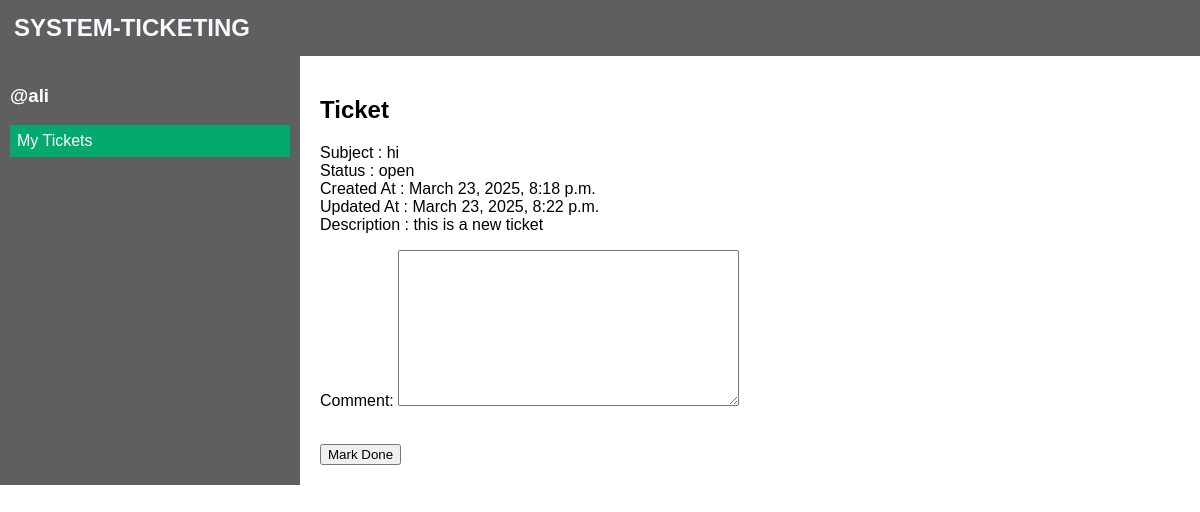
The page /ticket/4/close (signed in) on the database its author committed.
### tickets/models.py (models this page shows, shortened)
class Ticket(models.Model):
    STATUS = ('open', 'Open'), ('complete', 'Complete'), ('done', 'Done'), ('abandoned', 'Abandoned')
    ticketId    = models.AutoField(primary_key=True)
    subject     = models.CharField(max_length=200)
    description = models.TextField(null=True, blank=True)
    file        = models.FileField(upload_to='uploads/', null=True, blank=True)
    status      = models.CharField(max_length=50, default='Open', choices=STATUS)
    createdAt   = models.DateTimeField(auto_now_add=True)
    updatedAt   = models.DateTimeField(auto_now=True)
    user        = models.ForeignKey('auth.User', null=False, on_delete=models.CASCADE)
    comment     = models.TextField(null=True, blank=True)
    class Meta:
        ordering = ['-createdAt', '-updatedAt']

### tickets/views.py (the view, shortened to what this page needs)
# urls.py: path('ticket/<str:pk>/close',       views.closeTicket,      name='close_ticket'),
def closeTicket(request, pk):
    ticket = Ticket.objects.get(ticketId=pk)
    form = CloseTicketForm(instance=ticket)
    return render(request, 'tickets/close_ticket.html', {'form': form, 'ticket': ticket})

### tickets/forms.py
class CloseTicketForm(ModelForm):
    class Meta:
        model = Ticket
        fields = ['comment']

### tickets/templates/tickets/close_ticket.html (shortened to what this page needs)
{% extends 'main.html' %}
{% block content %}
<div class="home-container">
    <div class="sidebar">
        <h3>@{{ ticket.user }}</h3>
        <a href="/tickets" class="active">My Tickets</a>
    </div>
    <div class="content">
        <h2>Ticket {{ticket.ticket_id}}</h2>
        Subject     : {{ticket.subject}}<br>
        Status      : {{ticket.status}}<br>
        Created At  : {{ticket.createdAt}}<br>
        Updated At  : {{ticket.updatedAt}}<br>
        Description : {{ticket.description}}
        <form method="POST" action="">
            {{form.as_p}}
            <br>
            <input type="submit" value="Mark Done">
        </form>
    </div>
</div>
{% endblock content %}

### templates/main.html (style rules this page uses)
body { font-family: Arial, sans-serif; margin: 0; padding: 0; }
.home-container { display: grid; grid-template-columns: 1fr 3fr; }
.sidebar { background-color: rgb(95, 95, 95); color: white; padding: 10px; }
.sidebar a { display: block; color: #f2f2f2; text-align: left; padding: 7px 7px; text-decoration: none; }
.sidebar a.active { background-color: #04AA6D; color: white; }
.content { padding: 20px; }

### rows shown on the page
Ticket: user "ali", subject "hi", status "open", createdAt "March 23, 2025, 8:18 p.m.", updatedAt "March 23, 2025, 8:22 p.m.", description "this is a new ticket"
